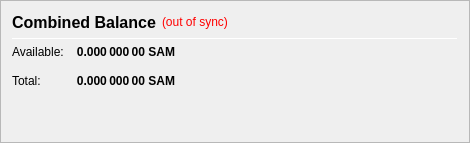
                   <widget class="QFrame" name="frame_CombinedBalances">
                    <property name="minimumSize">
                     <size>
                      <width>470</width>
                      <height>0</height>
                     </size>
                    </property>
                    <property name="frameShape">
                     <enum>QFrame::StyledPanel</enum>
                    </property>
                    <property name="frameShadow">
                     <enum>QFrame::Raised</enum>
                    </property>
                    <layout class="QVBoxLayout" name="verticalLayout_5">
                     <item>
                      <layout class="QHBoxLayout" name="horizontalLayout_5" stretch="0,0,0">
                       <item>
                        <widget class="QLabel" name="label_5z">
                         <property name="minimumSize">
                          <size>
                           <width>0</width>
                           <height>20</height>
                          </size>
                         </property>
                         <property name="font">
                          <font>
                           <pointsize>12</pointsize>
                           <weight>75</weight>
                           <bold>true</bold>
                          </font>
                         </property>
                         <property name="toolTip">
                          <string>Combined Balance (including unconfirmed and immature coins)</string>
                         </property>
                         <property name="text">
                          <string>Combined Balance</string>
                         </property>
                        </widget>
                       </item>
                       <item>
                        <widget class="QLabel" name="labelWalletStatus">
                         <property name="cursor">
                          <cursorShape>WhatsThisCursor</cursorShape>
                         </property>
                         <property name="toolTip">
                          <string>The displayed information may be out of date. Your wallet automatically synchronizes with the STAMP network after a connection is established, but this process has not completed yet.</string>
                         </property>
                         <property name="styleSheet">
                          <string notr="true">QLabel { color: red; }</string>
                         </property>
                         <property name="text">
                          <string notr="true">(out of sync)</string>
                         </property>
                         <property name="alignment">
                          <set>Qt::AlignLeading|Qt::AlignLeft|Qt::AlignVCenter</set>
                         </property>
                        </widget>
                       </item>
                       <item>
                        <spacer name="horizontalSpacer_1">
                         <property name="orientation">
                          <enum>Qt::Horizontal</enum>
                         </property>
                         <property name="sizeHint" stdset="0">
                          <size>
                           <width>40</width>
                           <height>20</height>
                          </size>
                         </property>
                        </spacer>
                       </item>
                      </layout>
                     </item>
                     <item>
                      <widget class="Line" name="line_CombinedBalance">
                       <property name="minimumSize">
                        <size>
                         <width>0</width>
                         <height>1</height>
                        </size>
                       </property>
                       <property name="maximumSize">
                        <size>
                         <width>16777215</width>
                         <height>1</height>
                        </size>
                       </property>
                       <property name="orientation">
                        <enum>Qt::Horizontal</enum>
                       </property>
                      </widget>
                     </item>
                     <item>
                      <layout class="QGridLayout" name="gridLayout_3">
                       <property name="spacing">
                        <number>12</number>
                       </property>
                       <item row="1" column="0">
                        <widget class="QLabel" name="labelBalanceTextz">
                         <property name="text">
                          <string>Available:</string>
                         </property>
                        </widget>
                       </item>
                       <item row="1" column="1">
                        <widget class="QLabel" name="labelBalancez">
                         <property name="font">
                          <font>
                           <weight>75</weight>
                           <bold>true</bold>
                          </font>
                         </property>
                         <property name="cursor">
                          <cursorShape>IBeamCursor</cursorShape>
                         </property>
                         <property name="toolTip">
                          <string>Your current spendable balance</string>
                         </property>
                         <property name="text">
                          <string notr="true">0.000 000 00 SAM</string>
                         </property>
                         <property name="alignment">
                          <set>Qt::AlignRight|Qt::AlignTrailing|Qt::AlignVCenter</set>
                         </property>
                         <property name="textInteractionFlags">
                          <set>Qt::LinksAccessibleByMouse|Qt::TextSelectableByKeyboard|Qt::TextSelectableByMouse</set>
                         </property>
                        </widget>
                       </item>
                       <item row="2" column="0">
                        <widget class="QLabel" name="labelTotalTextz">
                         <property name="text">
                          <string>Total:</string>
                         </property>
                        </widget>
                       </item>
                       <item row="2" column="1">
                        <widget class="QLabel" name="labelTotalz">
                         <property name="font">
                          <font>
                           <weight>75</weight>
                           <bold>true</bold>
                          </font>
                         </property>
                         <property name="cursor">
                          <cursorShape>IBeamCursor</cursorShape>
                         </property>
                         <property name="toolTip">
                          <string>Total Balance, including all unavailable coins.</string>
                         </property>
                         <property name="text">
                          <string notr="true">0.000 000 00 SAM</string>
                         </property>
                         <property name="alignment">
                          <set>Qt::AlignRight|Qt::AlignTrailing|Qt::AlignVCenter</set>
                         </property>
                         <property name="textInteractionFlags">
                          <set>Qt::LinksAccessibleByMouse|Qt::TextSelectableByKeyboard|Qt::TextSelectableByMouse</set>
                         </property>
                        </widget>
                       </item>
                       <item row="2" column="3">
                        <spacer name="horizontalSpacer_2">
                         <property name="orientation">
                          <enum>Qt::Horizontal</enum>
                         </property>
                         <property name="sizeHint" stdset="0">
                          <size>
                           <width>40</width>
                           <height>20</height>
                          </size>
                         </property>
                        </spacer>
                       </item>
                      </layout>
                     </item>
                     <item>
                      <spacer name="verticalSpacer_1">
                       <property name="orientation">
                        <enum>Qt::Vertical</enum>
                       </property>
                       <property name="sizeHint" stdset="0">
                        <size>
                         <width>20</width>
                         <height>40</height>
                        </size>
                       </property>
                      </spacer>
                     </item>
                    </layout>
                   </widget>
